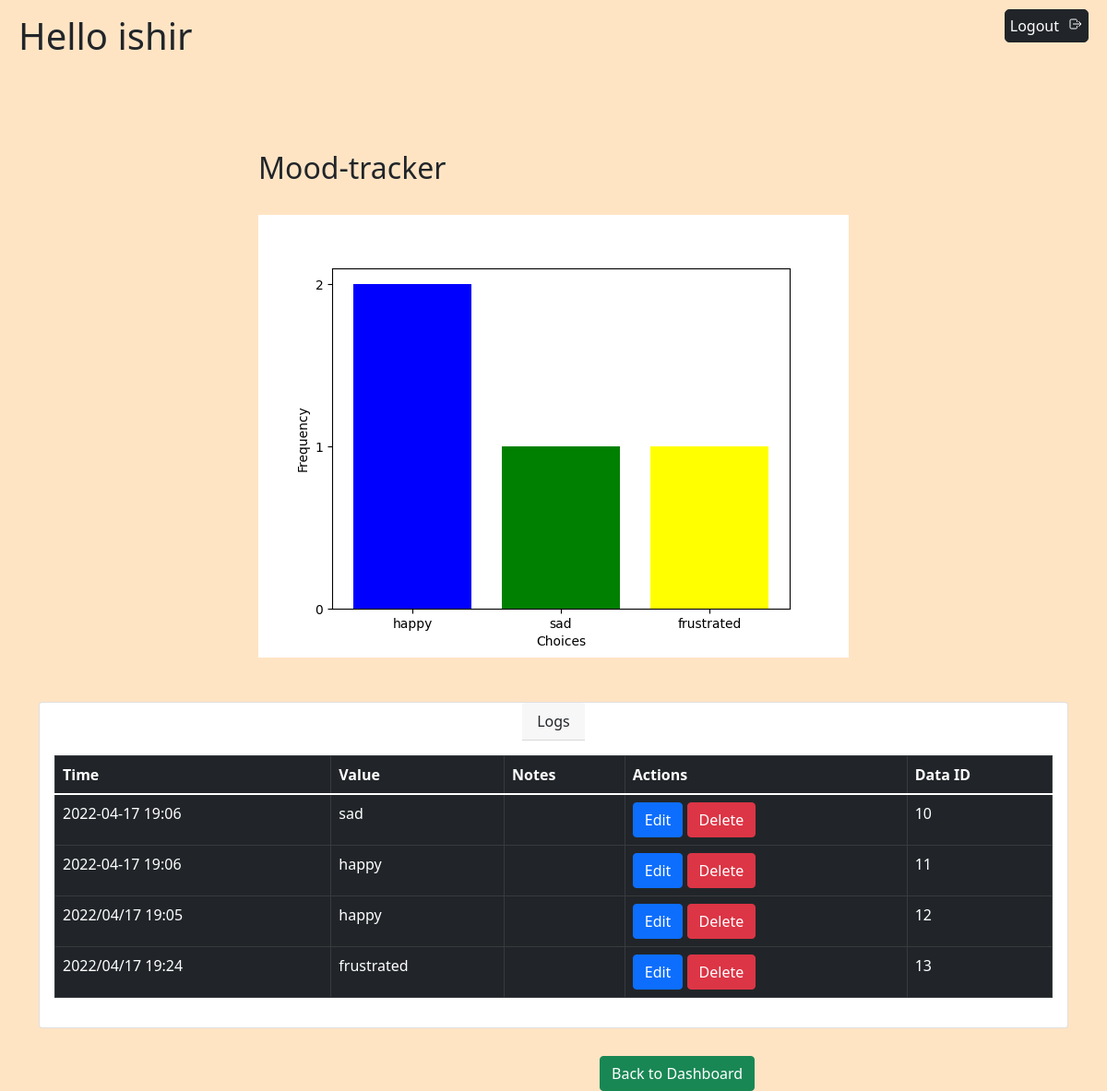
/viewlogs/3 (signed in), run on the app's committed database.
### main.py (models this page shows)
class User(db.Model,UserMixin):
  id =Column(Integer,primary_key = True)
  username = Column(String,unique=True,nullable=False)
  password = Column(String,nullable=False)
  members = relationship("Tracker")

class Tracker(db.Model):
  T_ID = Column(Integer,primary_key=True)
  uid = Column(Integer,ForeignKey("user.id"),nullable=False)
  name = Column(String,nullable=False)
  description = Column(String,nullable=False)
  TrackerType = Column(String,nullable=False)
  settings = Column(String,nullable=True,default=None)
  last_tracked = Column(String,nullable=True)
  datas = relationship('Trackerd')

class Trackerd(db.Model):
  data_id = Column(Integer,primary_key=True)
  time = Column(String,nullable=False)
  value = Column(String,nullable=False)
  notes = Column(String)
  tracker_id = Column(Integer,ForeignKey("tracker.T_ID"),nullable=False)

### main.py (the view)
@app.route('/viewlogs/<int:t_id>',methods=['GET','POST'])
@login_required
def view(t_id):
  name = current_user.username
  tracker_details = Tracker.query.filter_by(T_ID=t_id).first()
  log_details=Trackerd.query.filter_by(tracker_id=t_id).all()
  log_details_delete=Trackerd.query.filter_by(tracker_id=t_id).first()
  if tracker_details.TrackerType=="numerical":
    num_graph(tracker_details.T_ID, log_details)
  else:
    multi_graph(tracker_details.T_ID,log_details)
  return render_template("view_log.html",log_details=log_details,name=name,tracker_details=tracker_details,log_details_delete=log_details_delete)

### main.py (called while the page is built)
@login_manager.user_loader
def load_user(user_id):
  return User.query.get(int(user_id))

def multi_graph(t_id,logs):
  tracker_details = Tracker.query.filter_by(T_ID=t_id).first()
  choices_val = tracker_details.settings.split(',')
  print(choices_val)
  choices_dict= dict.fromkeys(choices_val,0)
  print(choices_dict)
  for log in logs:
    choice = log.value.split(',')
    for i in choice:
      choices_dict[i]+=1
  x_list = choices_dict.keys()
  y_list = choices_dict.values()
  plt.xlabel("Choices")
  plt.ylabel("Frequency")
  y_range = [i for i in range(0,100)]
  plt.yticks(y_range)
  plt.bar(x_list,y_list,color=['blue','green','yellow','purple'])
  filename = "static/images/multiple_graph_"+str(t_id)+".png"
  plt.savefig(filename)
  plt.close()
  return filename

### templates/view_log.html (shortened to what this page needs)
<!DOCTYPE html>
<html lang="en">
  <head>
    <link href="https://cdn.jsdelivr.net/npm/bootstrap@5.1.3/dist/css/bootstrap.min.css" rel="stylesheet">
  </head>
  <body style="background-color: bisque;">
    <h1 class="heading">Hello {{name}}</h1>
    <a href="{{url_for('logout')}}" class="btn btn-dark logout"
    >Logout<ion-icon name="log-out-outline" class="icon"></ion-icon
  ></a>
    <div class="center">
      <div class="child">
    <h2>{{tracker_details["name"]}}-tracker</h2>
    <br>
    {% if tracker_details["TrackerType"]=="numerical" %}
    <img src="/static/images/numerical_graph_{{tracker_details["T_ID"]}}.png">
    {% else %}
    <img src="/static/images/multiple_graph_{{tracker_details["T_ID"]}}.png">
    {% endif %}
    <br />
    <br />
    <br />
  </div>
</div>
<div class="container">
  <div class="card">
    <div class="card-header margin">
      Logs
    </div>
    <div class="card-body">
    <table class="table table-dark table-hover table-bordered">
      <thead>
      <tr>
        <th>Time</th>
        <th>Value</th>
        <th>Notes</th>
        <th>Actions</th>
        <th>Data ID</th>
      </tr>
    </thead>
      {% for i in log_details %}
      <tr>
        <td>{{i["time"]}}</td>
        <td>{{i["value"]}}</td>
        <td>{{i["notes"]}}</td>
        <td>
          <a href="/updateLog/{{tracker_details["T_ID"]}}/{{i["data_id"]}}" class="btn btn-primary badge-pill">Edit</a>
          <a href="/deleteLog/{{log_details_delete["data_id"]}}" class="btn btn-danger badge-pill">Delete</a>
        </td>
        <td>{{i["data_id"]}}</td>
      </tr>
      {% endfor %}
    </table>
    </div>
    </div>
    </div>
    <a href="/dashboard/{{tracker_details["uid"]}}" class="btn btn-success back">Back to Dashboard</a>
  </body>
</html>

### templates/view_log.html (style rules this page uses)
.heading { margin-top: 15px; margin-left: 20px; }
.logout { position: fixed; right: 20px; top: 10px; padding: 5px 5px; border-radius: 5px; }
.icon { margin-left: 10px; margin-top: 2px; }
.center { display: flex; justify-content: center; margin-top: 100px; }
.margin { margin: auto; }
.back { margin-left: 650px; margin-top: 30px; }

### data on the page
User: username "ishir"
Tracker: name "Mood"
Trackerd: time "2022-04-17 19:06", value "sad", data_id "10"
Trackerd: time "2022-04-17 19:06", value "happy", data_id "11"
Trackerd: time "2022/04/17 19:05", value "happy", data_id "12"
Trackerd: time "2022/04/17 19:24", value "frustrated", data_id "13"
